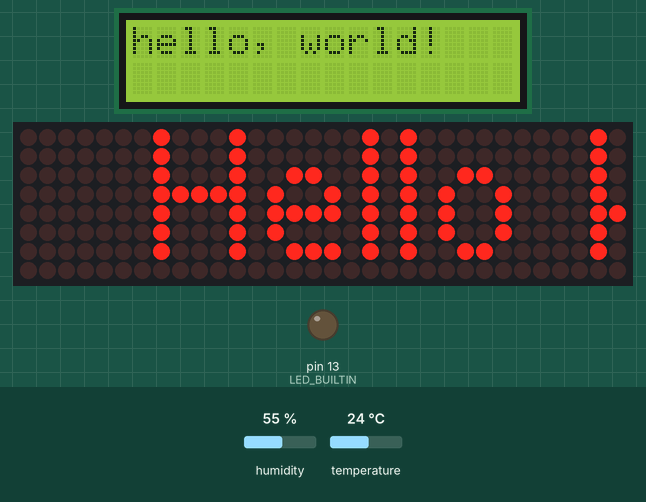
Bench run of a sketch on a simulated Arduino Uno, built with avr-gcc and run on an emulated ATmega328P. On the bench: 16×2 character LCD, 32×8 LED matrix, output pins drawn as LEDs (lit = HIGH). The test bench sets the inputs (shaded band); at power-on: temperature 24 °C, humidity 55 %. What the sketch prints to the serial monitor is not drawn.

Above: at 1.2 s.
1.3 s: temperature set to 1 °C
At 7.2 s:
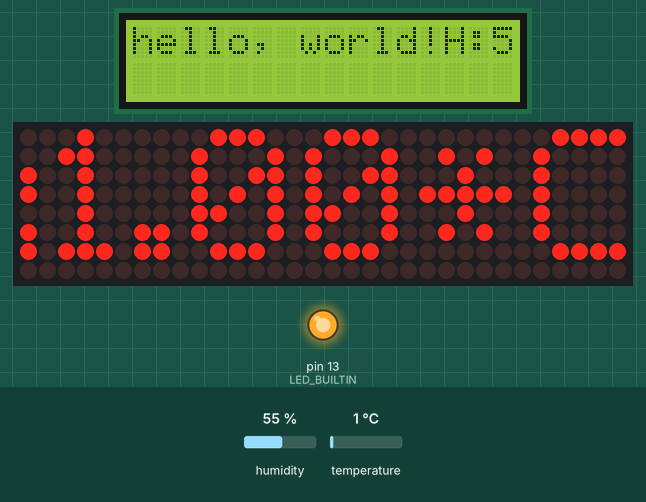
8.6 s: temperature set to 12 °C
At 12.6 s:
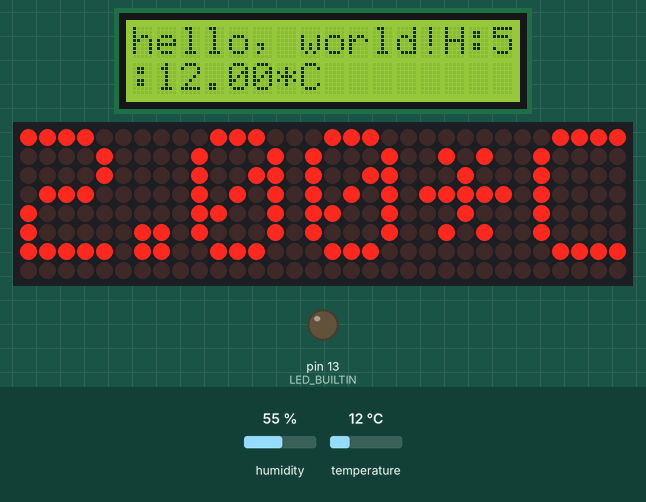
15.9 s: temperature set to 3 °C
At 23.1 s:
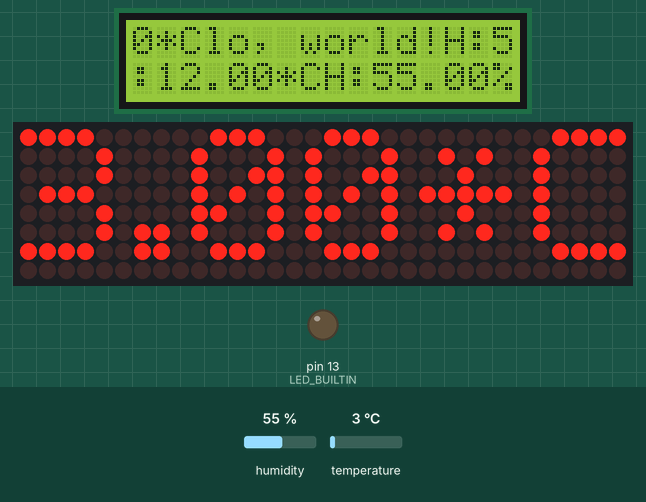
23.2 s: temperature set to 19 °C
At 28.4 s:
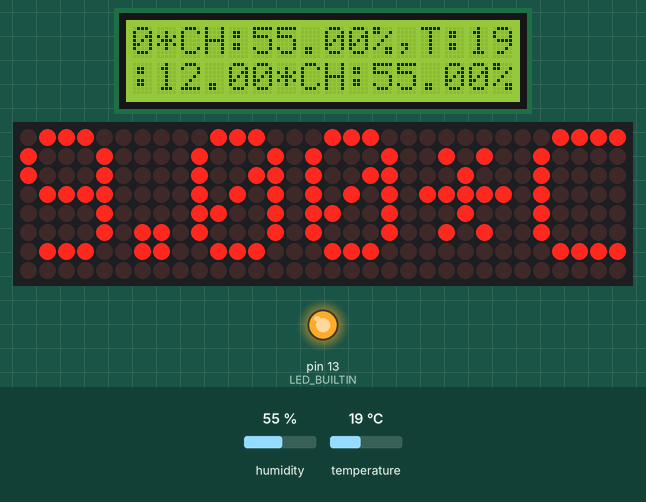
30.5 s: temperature set to 1 °C
At 35.42 s:
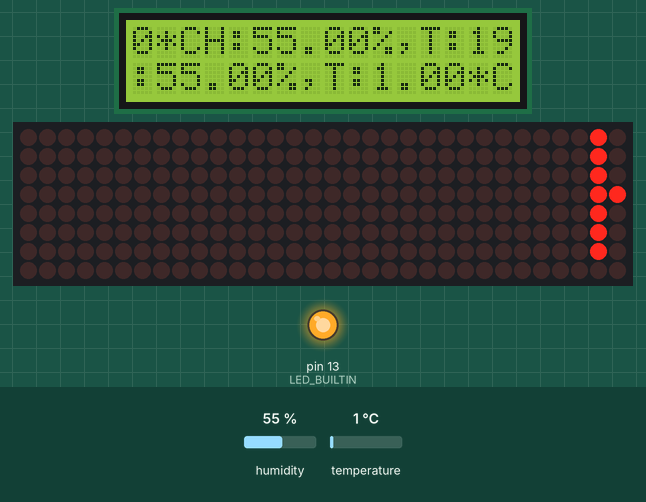
37.8 s: temperature set to 28 °C
At 44.3 s:
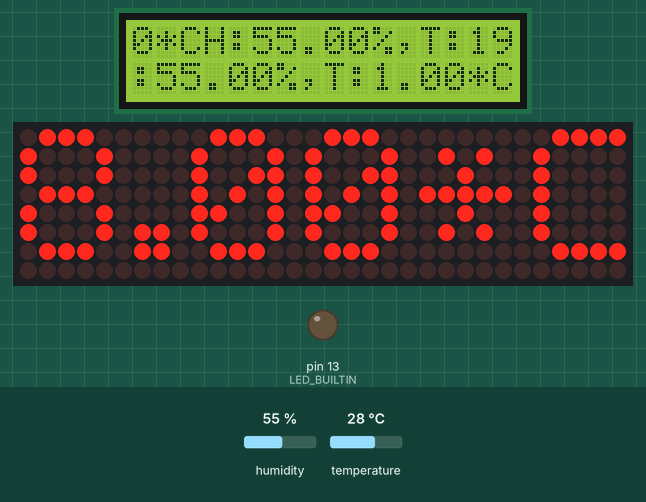
Timing chart, 0 to 52.6 s (numbered marks = the images above; inputs shaded):
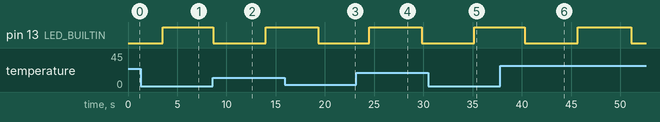

The sketch:

max7219_scroll.ino
```cpp
#include <MD_Parola.h>
#include <MD_MAX72xx.h>
#include <SPI.h>
#include <LiquidCrystal.h>
#include "DHT.h"

//serial
#define debug  Serial

//lcd
LiquidCrystal lcd(12, 11, 7, 6, 5, 4);

//am2302
#define DHTPIN 9     // what pin we're connected to
#define DHTTYPE DHT22   // DHT 22  (AM2302)
DHT dht(DHTPIN, DHTTYPE);

//max7219
#define HARDWARE_TYPE MD_MAX72XX::FC16_HW
#define MAX_DEVICES 4
#define CLK_PIN   13
#define DATA_PIN  11
#define CS_PIN    10

MD_Parola P = MD_Parola(HARDWARE_TYPE, CS_PIN, MAX_DEVICES);

const uint8_t scrollSpeed = 40;    // default frame delay value
textEffect_t scrollEffect = PA_SCROLL_LEFT;
textPosition_t scrollAlign = PA_LEFT;
const uint16_t scrollPause = 500; // in milliseconds

#define  BUF_SIZE  50
char curMessage[BUF_SIZE] = { "Hello kaka!" };

//
volatile int REV = 0;
const int interruptPin = 2;

//led
#define LED_PIN    8
volatile int led = 0;
volatile byte led_status = 1;


void setup()
{
  //serial
  debug.begin(9600);
  debug.print("\nhello kaka!\n");

  //lcd
  lcd.begin(16, 2);      //设置LCD的行列数
  lcd.print("hello, world!");

  //am2302
  Wire.begin();
  dht.begin();

  //matrix
  P.begin();
  P.displayText(curMessage, scrollAlign, scrollSpeed, scrollPause, scrollEffect, scrollEffect);

  //
  //attachInterrupt(digitalPinToInterrupt(interruptPin), rpmCount, RISING);

  //buildin led
  pinMode(LED_BUILTIN, OUTPUT);
}

void loop()
{
  if (P.displayAnimate())
  {
    float temp_hum_val[2] = {0};
    if (!dht.readTempAndHumidity(temp_hum_val)) {
      char humidity_temp[6];
      char temperature_temp[6];
      dtostrf(temp_hum_val[0], 4, 2, humidity_temp);
      dtostrf(temp_hum_val[1], 4, 2, temperature_temp);
      sprintf(curMessage, "H:%s%%,T:%s*C", humidity_temp, temperature_temp);
      debug.println(curMessage);
      lcd.print(curMessage);

      if (led_status) {
        digitalWrite(LED_BUILTIN, HIGH );
      } else {
        digitalWrite(LED_BUILTIN, LOW);
      }

      led_status = !led_status;

    } else {
      debug.println("Failed to get temprature and humidity value.");
    }

    P.displayReset();
  }
}

void rpmCount()
{
  REV++;
  debug.print("rev:");
  debug.println(REV);
  if (led == LOW)
  {
    led = HIGH;
  }
  else
  {
    led = LOW;
  }

  digitalWrite(LED_PIN, led);
}
```

Measured:
- after the input at 15.9 s, the display: first differs from a run without the input after 3.4 s (image 3 shows a later state)
- after the input at 23.2 s, the display: first differs from a run without the input after 1.5 s (image 4 shows a later state)
- after the input at 37.8 s, the display: first differs from a run without the input after 4.8 s (image 6 shows a later state)
- what the display in image 1 shows lasts 0.5 s, from 6.9 s to 7.4 s
